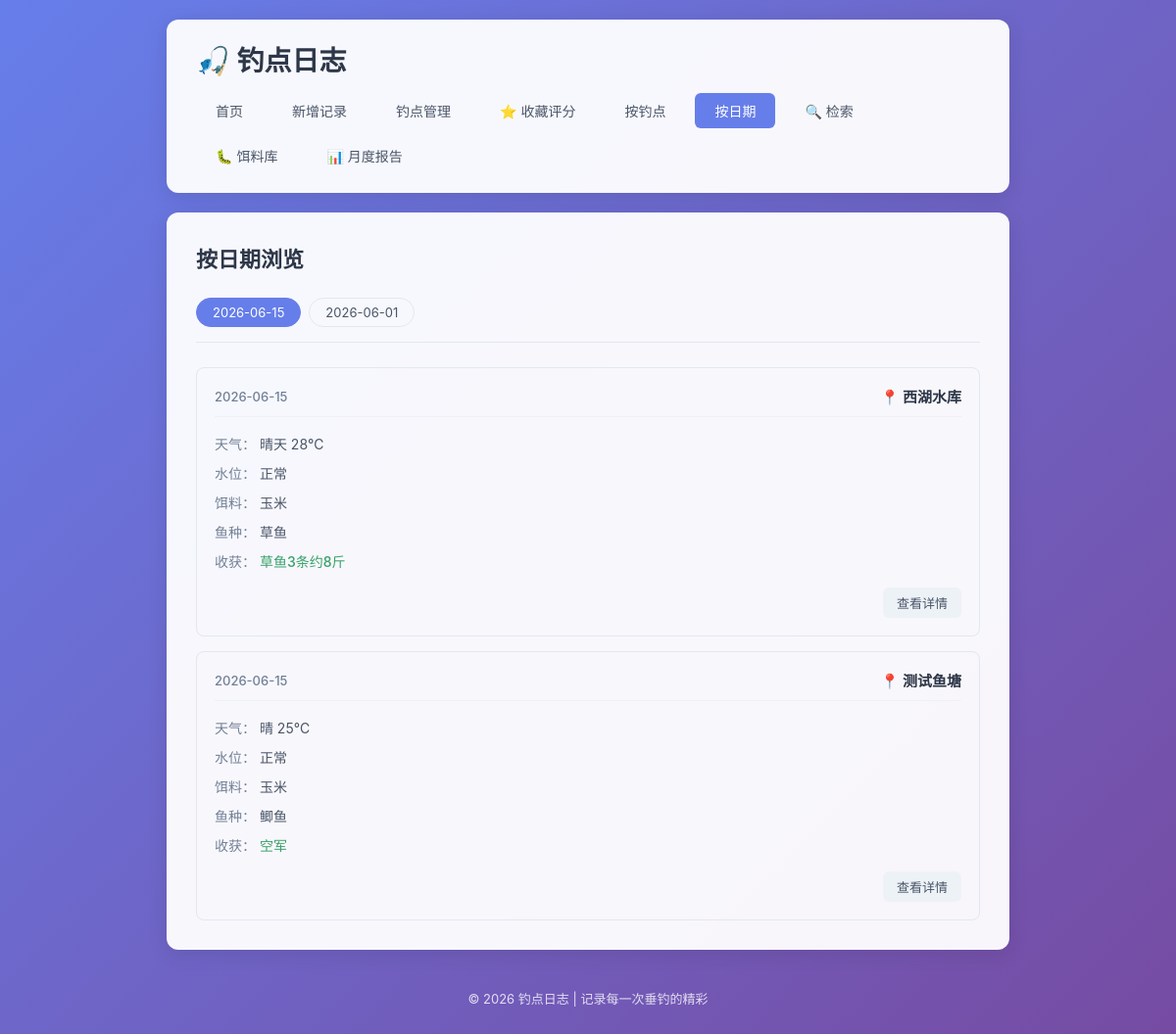
Page /by-date on the earlier database version.
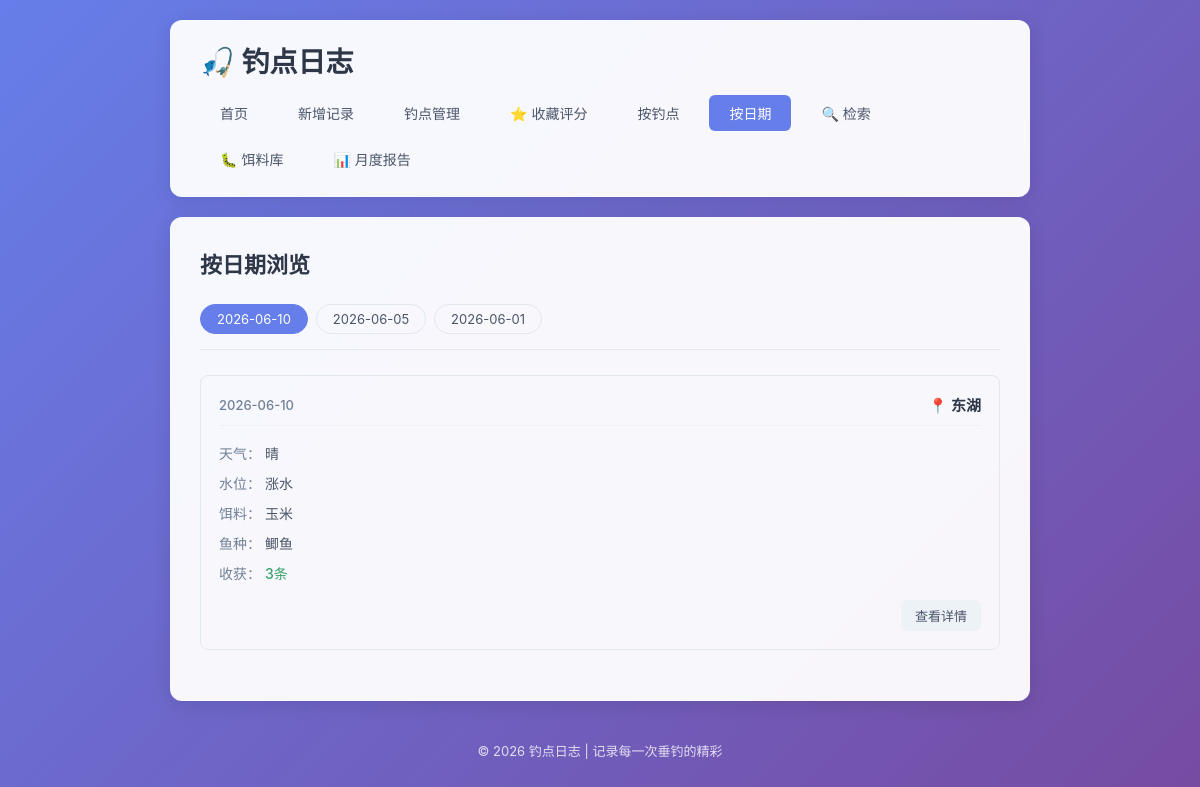
Same page on the later database version.
### tables this page shows
CREATE TABLE fishing_logs (
            id INTEGER PRIMARY KEY AUTOINCREMENT,
            spot TEXT NOT NULL,
            weather TEXT NOT NULL,
            water_level TEXT NOT NULL,
            bait TEXT NOT NULL,
            fish_species TEXT NOT NULL,
            harvest TEXT NOT NULL,
            next_strategy TEXT,
            created_at DATE NOT NULL
        , temperature TEXT, humidity TEXT, wind TEXT);

### app.py (the view)
@app.route('/by-date')
def by_date():
    conn = get_db()
    dates = conn.execute(
        'SELECT DISTINCT created_at FROM fishing_logs ORDER BY created_at DESC'
    ).fetchall()
    date_list = [row['created_at'] for row in dates]
    selected_date = request.args.get('date', date_list[0] if date_list else None)
    logs = []
    if selected_date:
        logs = conn.execute(
            'SELECT * FROM fishing_logs WHERE created_at = ? ORDER BY id DESC',
            (selected_date,)
        ).fetchall()
    conn.close()
    return render_template('by_date.html', date_list=date_list, selected_date=selected_date, logs=logs)

### app.py (called while the page is built)
def get_db():
    conn = sqlite3.connect(DB_PATH)
    conn.row_factory = sqlite3.Row
    return conn

### templates/by_date.html (shortened to what this page needs)
{% extends 'base.html' %}
{% block content %}
    <div class="page-header">
        <h2>按日期浏览</h2>
    </div>
    {% if date_list %}
        <div class="filter-bar">
            {% for date in date_list %}
                <a href="{{ url_for('by_date', date=date) }}"
                   class="filter-btn {% if date == selected_date %}active{% endif %}">
                    {{ date }}
                </a>
            {% endfor %}
        </div>
        {% if logs %}
            <div class="log-list">
                {% for log in logs %}
                    <div class="log-card">
                        <div class="log-header">
                            <span class="log-date">{{ log['created_at'] }}</span>
                            <span class="log-spot">📍 {{ log['spot'] }}</span>
                        </div>
                        <div class="log-body">
                            <div class="log-row">
                                <span class="label">天气：</span>
                                <span>{{ log['weather'] }}</span>
                            </div>
                            <div class="log-row">
                                <span class="label">水位：</span>
                                <span>{{ log['water_level'] }}</span>
                            </div>
                            <div class="log-row">
                                <span class="label">饵料：</span>
                                <span>{{ log['bait'] }}</span>
                            </div>
                            <div class="log-row">
                                <span class="label">鱼种：</span>
                                <span>{{ log['fish_species'] }}</span>
                            </div>
                            <div class="log-row">
                                <span class="label">收获：</span>
                                <span class="harvest">{{ log['harvest'] }}</span>
                            </div>
                        </div>
                        <div class="log-footer">
                            <a href="{{ url_for('log_detail', log_id=log['id']) }}" class="btn btn-small">查看详情</a>
                        </div>
                    </div>
                {% endfor %}
            </div>
        {% else %}
            <div class="empty-state">
                <p>该日期暂无记录</p>
            </div>
        {% endif %}
    {% else %}
        <div class="empty-state">
            <p>还没有任何日期记录</p>
            <a href="{{ url_for('add_log') }}" class="btn btn-primary">+ 新增记录</a>
        </div>
    {% endif %}
{% endblock %}

Differences in the rows shown:
removed fishing_logs: created_at "2026-06-15", spot "西湖水库", weather "晴天 28℃", water_level "正常", bait "玉米", fish_species "草鱼", harvest "草鱼3条约8斤"
removed fishing_logs: created_at "2026-06-15", spot "测试鱼塘", weather "晴 25℃", water_level "正常", bait "玉米", fish_species "鲫鱼", harvest "空军"
added fishing_logs: created_at "2026-06-10", spot "东湖", weather "晴", water_level "涨水", bait "玉米", fish_species "鲫鱼", harvest "3条"
Other differences:
new list line: "2026-06-10"
new list line: "2026-06-05"
list line gone: "2026-06-15"
